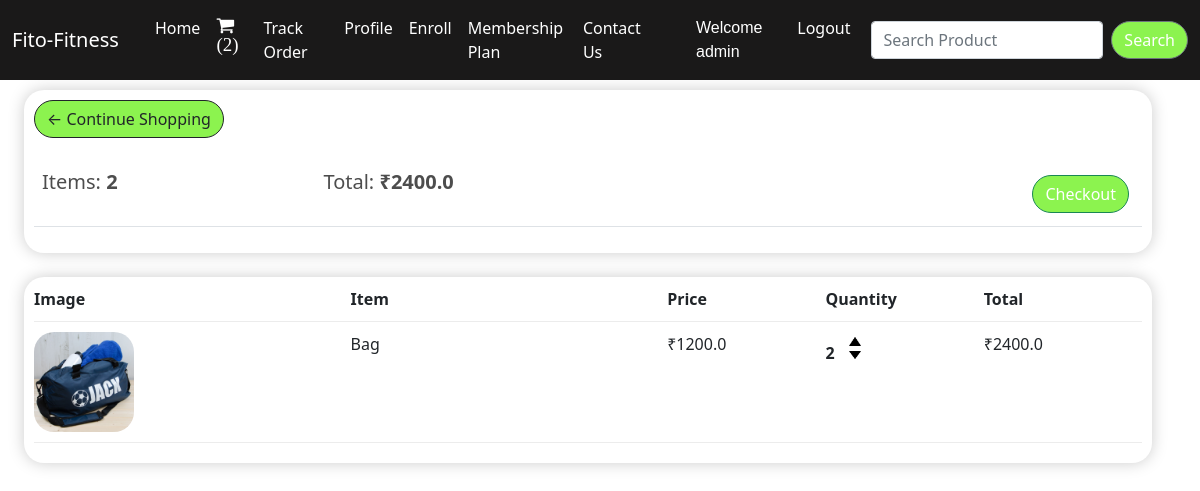
The app's page /cart/ (signed in) with its own data.
### gymApp/models.py (models this page shows, shortened)
class Order(models.Model):
    customer = models.ForeignKey(Customer, on_delete=models.SET_NULL, null=True)
    date_ordered = models.DateTimeField(default=now)
    complete = models.BooleanField(default=False)
    @property
    def get_cart_total(self):
        orderitems = self.orderitem_set.all()
        total = sum([item.get_total for item in orderitems])
        return total
    @property
    def get_cart_items(self):
        orderitems = self.orderitem_set.all()
        total = sum([item.quantity for item in orderitems])
        return total

class OrderItem(models.Model):
    product = models.ForeignKey(Product, on_delete=models.SET_NULL, null=True)
    order = models.ForeignKey(Order, on_delete=models.SET_NULL, null=True)
    quantity = models.IntegerField(default=0)
    date_added = models.DateTimeField(default=now)
    @property
    def get_total(self):
        total = self.product.price * self.quantity
        return total

class Product(models.Model):
    category = models.ForeignKey(Category,  on_delete=models.SET_NULL, null=True)
    name = models.CharField(max_length=100)
    price = models.FloatField()
    image = models.ImageField(upload_to="", default="")

### gymApp/views.py (the view, shortened to what this page needs)
# urls.py: path("cart/", views.cart, name="cart"),
def cart(request):
    data = cartData(request)
    items = data['items']
    order = data['order']
    cartItems = data['cartItems']
    try:
        cart = json.loads(request.COOKIES['cart'])
    except:
        cart = {}
    print('Cart:', cart)
    return render(request, "cart.html", {'items':items, 'order':order, 'cartItems':cartItems})

### gymApp/inherit.py (called while the page is built)
def cartData(request):
    if request.user.is_authenticated:
        customer = request.user.customer
        order, created = Order.objects.get_or_create(customer=customer, complete=False)
        items = order.orderitem_set.all()
        cartItems = order.get_cart_items
    else:
        items = []
        order = {'get_cart_total':0, 'get_cart_items':0}
        cartItems = order['get_cart_items']
    return {'cartItems':cartItems, 'items':items, 'order':order}

### templates/cart.html (shortened to what this page needs)
{% extends 'base.html' %}
{% load static %}
{% block body %}
<div class="container-fluid row">
    <div class="col-lg-12">
        <div class="box-element">
            <a href="/" class="btn btn-outline-dark">&#x2190 Continue Shopping</a>
            <br><br>
            <table class="table">
                <tr>
                    <th>
                        <h5>Items: <strong>{{order.get_cart_items}}</strong></h5>
                    </th>
                    <th>
                        <h5>Total: <strong>₹{{order.get_cart_total}}</strong></h5>
                    </th>
                    <th><a href="/checkout/" class="btn btn-success" style="float: right; margin: 5px;">Checkout</a>
                    </th>
                </tr>
            </table>
        </div>
<br>
        <div class="box-element">
            <div class="cart-row">
                <div style="flex: 2;"><strong>Image</strong></div>
                <div style="flex: 2;"><strong>Item</strong></div>
                <div style="flex: 1;"><strong>Price</strong></div>
                <div style="flex: 1;"><strong>Quantity</strong></div>
                <div style="flex: 1;"><strong>Total</strong></div>
            </div>
        {% for item in items %}
            <div class="cart-row">
                <div style="flex: 2;"><img class="row-image" src="{{item.product.image.url}}" alt=""></div>
                <div style="flex: 2;">{{item.product.name}}</div>
                <div style="flex: 1;">₹{{item.product.price}}</div>
                <div style="flex: 1;">
                <p class="quantity">{{item.quantity}}</p>
                <div class="quantity">
                    <img data-product="{{item.product.id}}" data-action="add" src="{% static 'increase.png' %}" class="chg-quantity update-cart" alt="">
                    <img data-product="{{item.product.id}}" data-action="remove" src="{% static 'decrease.png' %}" class="chg-quantity update-cart" alt="">
                </div>
                </div>
                <div style="flex: 1;">₹{{item.get_total}}</div>
            </div>
            {% endfor %}
        </div>
    </div>
</div>
{% endblock %}

### templates/base.html (shortened to what this page needs)
<!doctype html>
<html lang="en">
<head>
    <link href="https://cdn.jsdelivr.net/npm/bootstrap@5.0.2/dist/css/bootstrap.min.css" rel="stylesheet"
>
    <link rel="stylesheet" href="https://cdnjs.cloudflare.com/ajax/libs/font-awesome/4.7.0/css/font-awesome.min.css">
</head>
<body>
    <nav class="navbar navbar-expand-lg navbar-dark sticky-top">
        <div class="container-fluid">
            <a class="navbar-brand" href="/">Fito-Fitness</a>
            <div class="collapse navbar-collapse" id="navbarSupportedContent">
                <div class="container w-75">
                <ul class="navbar-nav me-auto mb-2 mb-lg-0">
                    <li class="nav-item">
                        <a class="nav-link active" aria-current="page" href="/">Home</a>
                    </li>
                    {% if request.user.is_authenticated %}
                    <li class="nav-item">
                        <a class="nav-link active" aria-current="page" href="/cart/"><span class=" fa fa-shopping-cart"
                                style="font-size: 19px;"> ({{cartItems}})</span></a>
                    </li>
                    <li class="nav-item">
                        <a class="nav-link active" href="/tracker/">Track Order</a>
                    </li>
                    <li class="nav-item">
                        <a class="nav-link active" href="/profile/">Profile</a>
                    </li>
                    <li class="nav-item">
                        <a class="nav-link active" href="join/">Enroll</a>
                    </li>
                    <li class="nav-item">
                        <a class="nav-link active" href="plans/">Membership Plan</a>
                    </li>
                    <li class="nav-item">
                        <a class="nav-link active" href="/loggedin_contact/">Contact Us</a>
                    </li>
                    {% endif %}
                    {% if not request.user.is_authenticated %}
                    <li class="nav-item">
                        <a class="nav-link active" aria-current="page" href="/register/">SignUp</a>
                    </li>
                    <li class="nav-item">
                        <a class="nav-link active" aria-current="page" href="/login/">Login</a>
                    </li>
                    <li class="nav-item">
                        <a class="nav-link active" href="/contact/">Contact Us</a>
                    </li>
                    {% else %}
                    <li class="nav-item">
                        <a class="nav-link active" aria-current="page" href="#" style="font-family:'Franklin Gothic Medium', 'Arial Narrow', Arial, sans-serif; font-size: 1rem;">Welcome {{request.user}}</a>
                    </li>
                    <li class="nav-item">
                        <a class="nav-link active" aria-current="page" href="/logout/">Logout</a>
                    </li>
                    {% endif %}
                </ul>
                </div>
                <form class="d-flex" method="POST" action="/search/"> {% csrf_token %}
                    <input class="form-control me-2" type="search" name="search" placeholder="Search Product" aria-label="Search">
                    <button href="/search/" class="btn btn-secondary" type="submit">Search</button>
                </form>
            </div>
        </div>
    </nav>
    {% block body %}
    {% endblock %}
</body>
</html>

### templates/base.html (style rules this page uses)
.navbar { background-color: hsl(0, 1%, 10%); }
body { background-color: #ffffff; }
h1, h2, h3, h4, h5, h6 { color: hsl(0, 0%, 30%); }
.box-element { box-shadow: hsl(0, 0%, 80%) 0 0 16px; background-color: #fff; border-radius: 20px; padding: 10px; }
.col-lg-4, .col-lg-6, .col-lg-8, .col-lg-12 { margin-top: 10px; }
.btn { border-radius: 20px; background-color: #8cf34f; }
.row-image { width: 100px; border-radius: 20px; }
.cart-row { display: flex; align-items: flex-stretch; padding-bottom: 10px; margin-bottom: 10px; border-bottom: 1px solid #ececec; }
.quantity { display: inline-block; font-weight: 700; padding-right: 10px; }
.chg-quantity { width: 12px; cursor: pointer; display: block; margin-top: 5px; transition: .1s; }

### records on screen
Order: get_cart_items "2", get_cart_total "2400.0"
OrderItem: product.image (picture), product.name "Bag", product.price "1200.0", quantity "2", get_total "2400.0"

### other values on screen
{{ cartItems }} "2"
{{ request.user }} "admin"
